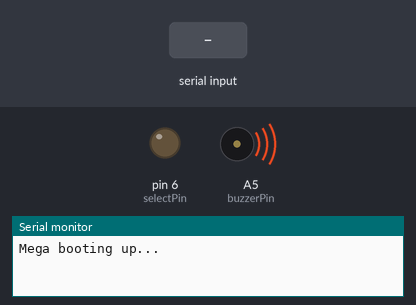
Bench run of a sketch on a simulated Arduino Mega 2560, built with avr-gcc and run on an emulated ATmega2560. Parts: output pins drawn as LEDs (lit = HIGH), buzzer (waves = sounding), the last lines printed to the serial monitor. The inputs (shaded band) are chosen by the test bench.

Above: at 2.1 s.
At 6.2 s:
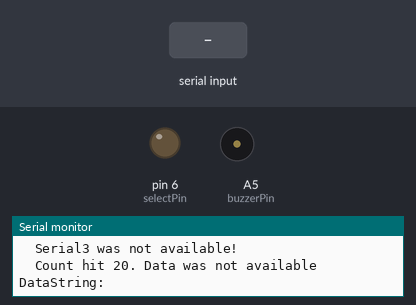
6.3 s: "1" received over the second serial link
Timing chart, 0 to 23.6 s (numbered marks = the images above; inputs shaded):
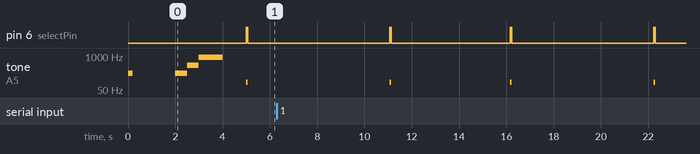

The sketch:

mega.ino
```cpp
/*
Need:
Serial connection to SAMD
Select pin for SAMD
TX pin to receive from SAMD
*/

/*
Mission operations:

Every 10 seconds
    Select the SAMD
    Drive the speaker using tone 800Hz (50ms)
    Read data from Serial (just into a string);

*/

// Declarations:
int selectPin = 6;
int buzzerPin = A5;
int toneFreq = 100;

void setup() {
    Serial.begin(9600);
    Serial3.begin(9600);

    pinMode(selectPin, OUTPUT);
    // pinMode(buzzerPin, OUTPUT);

    digitalWrite(selectPin, LOW);

    Serial.println("Mega booting up...");
    tone(buzzerPin, 220);
    delay(200);
    noTone(buzzerPin);
    delay(1800);

    tone(buzzerPin, 220);
    delay(500);
    tone(buzzerPin, 440);
    delay(500);
    tone(buzzerPin, 880);
    delay(1000);
    noTone(buzzerPin);

    delay(1000);
}


void loop() {
    Serial.println("Pinging...");

    // Select the SAMD
    Serial.println("\tSelecting SAMD...");
    digitalWrite(selectPin, HIGH);
    delay(10); // For accuracy

    // Play the tone for 50ms
    Serial.println("\tPlaying tone...");
    tone(buzzerPin, toneFreq);
    delay(50);
    noTone(buzzerPin);

    // Deselect the SAMD
    Serial.println("\tDeselecting the SAMD");
    digitalWrite(selectPin, LOW);


    // Read data
    Serial.println("\tReading data...");
    String dataString = "";
    if (!Serial3.available()) {
        Serial3.begin(9600);
        Serial.println("\tSerial3 was not available!");
        int ct = 0;
        while (!Serial3.available() && ct < 20) {
            delay(50);
            ct++;
        }
        if (ct == 20) {
            Serial.println("\tCount hit 20. Data was not available");
        } else {
            Serial.println("\tData received!");
        }

        while (Serial3.available()) {
            char c = Serial3.read();
            dataString += String(c);
        }
    } else {
        Serial.print("\tSerial3 was available. Saving bits: ");
        while (Serial3.available()) {
            char c = Serial3.read();
            Serial.print(c);
            dataString += String(c);
        }
        Serial.println();
    }

    Serial.println("DataString: " + dataString);
    Serial.println("\n\n");

    delay(5000); // 5 seconds
}
```
